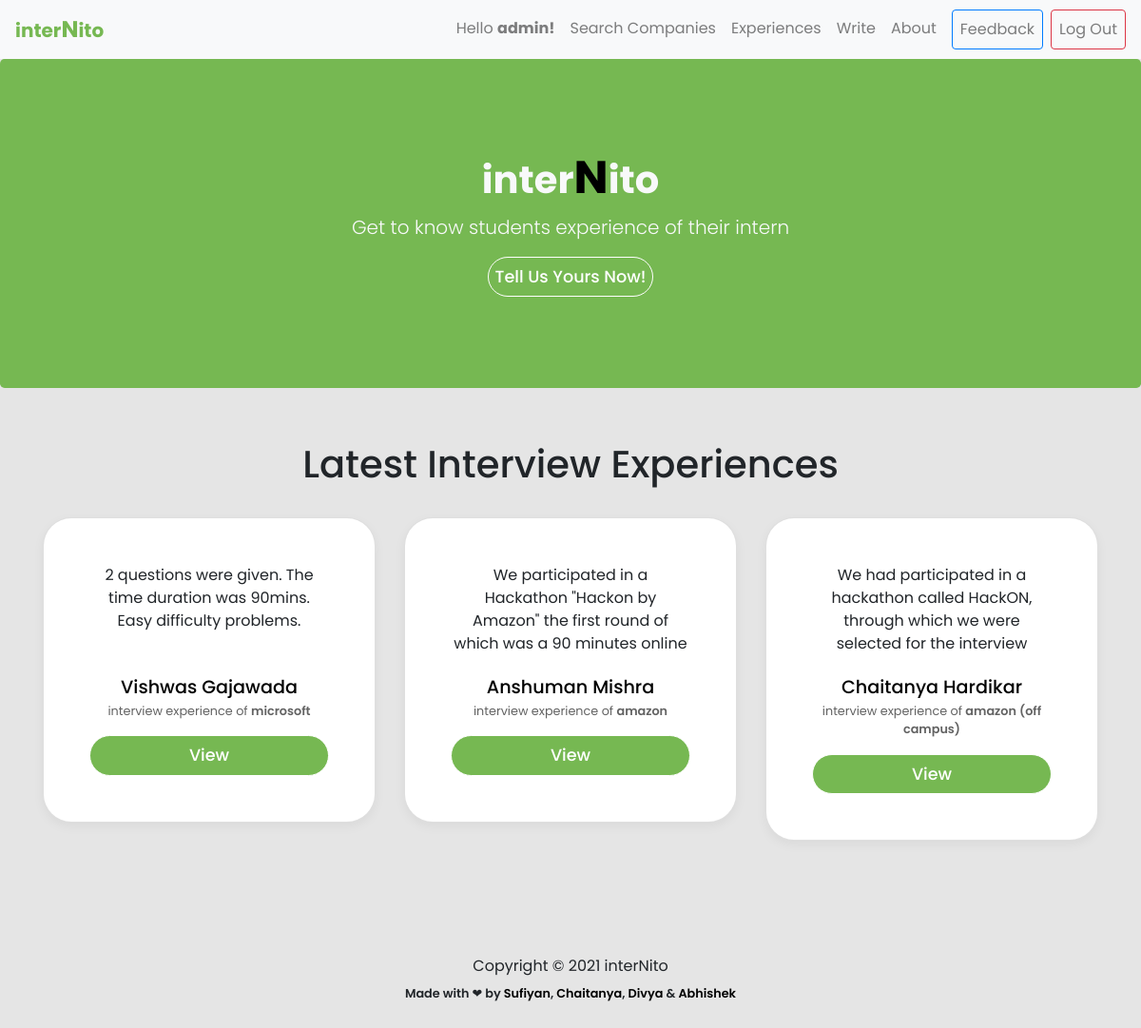
The page / (signed in) on the database as committed earlier.
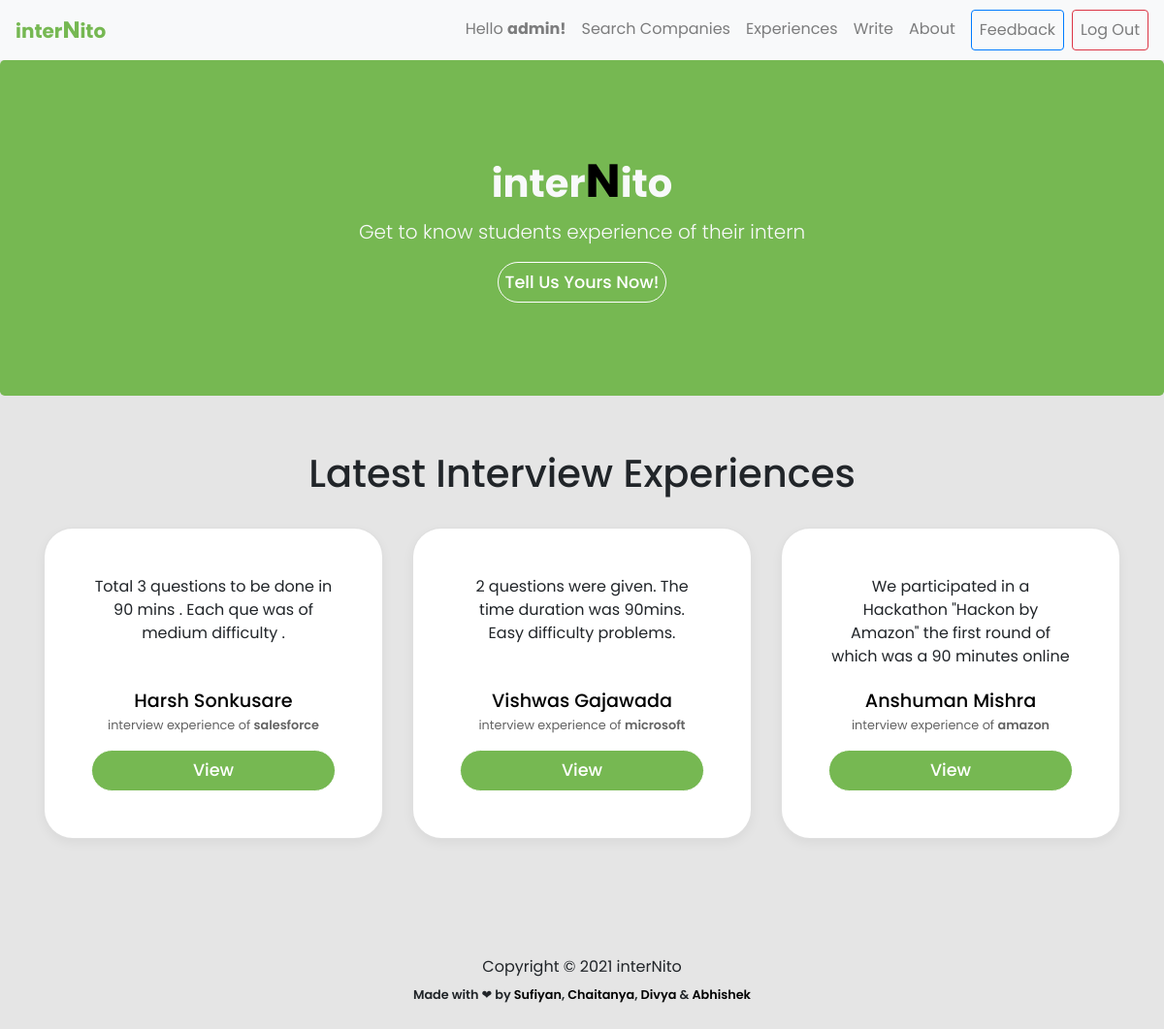
The same page on the database as committed later.
### experience/models.py (models this page shows, shortened)
class Experience(models.Model):
    user = models.ForeignKey(User, on_delete = models.CASCADE)
    name = models.CharField(max_length=80)
    branch = models.CharField(max_length=255,blank=True)
    cgpa_cutoff = models.FloatField(blank=True)
    resume = models.TextField(blank=True)
    batch = models.CharField(max_length=255, blank=True)
    company = models.CharField(max_length=255,blank=False)
    summary = models.TextField(blank=False)
    period = models.CharField(max_length=255,blank=False)
    ot_summary = models.TextField(blank = True)
    ot_question1 = models.TextField(blank = True, null = True)
    ot_question1_link = models.TextField(blank = True, null = True, default = 'NONE')
    ot_question2 = models.TextField(blank = True, null = True)
    ot_question2_link = models.TextField(blank = True, null = True)
    ot_question3 = models.TextField(blank = True, null = True)
    ot_question3_link = models.TextField(blank = True, null = True)
    ot_question4 = models.TextField(blank = True, null = True)
    ot_question4_link = models.TextField(blank = True, null = True)
    round1_details = models.TextField(blank = True, null = True)
    round2_details = models.TextField(blank = True, null = True)
    round3_details = models.TextField(blank = True, null = True)
    final_summary = models.TextField(blank = True, null = True)

### experience/views.py (the view)
# urls.py: path('', views.home,name='home'),
@login_required()
def home(request):
    responses = Experience.objects.all().order_by('-id')[:3]
    return render(request, 'home.html', {'responses': responses})

### templates/home.html (shortened to what this page needs)
{% extends 'base.html' %} {% load static %} {% block content %}
<link rel="stylesheet" href="{% static 'css/experience.css' %}" />
<main role="main">
  <section class="jumbotron text-center bg-lime">
    <div class="container text-light">
      <h1>
        <strong>inter<big style="color: black">N</big>ito</strong>
      </h1>
      <p class="mt-2 lead text-light">
        Get to know students experience of their intern
      </p>
      <a class="btn view-btn" href="{% url 'write'%}"> Tell Us Yours Now! </a>
    </div>
  </section>
  {% if request.user.is_staff %}
  <div class="album py-5 bg-lime-invert">
    <div class="container">
      <h1 class="mb-4">
        <div class="head p-2" style="text-align: center">
          Latest Interview Experiences
        </div>
      </h1>
      <div class="row">
        {% for response in responses %}
        <div class="col-md-4">
          <div class="card mb-4 box-shadow">
            <div class="card-body p-5 summary-parent">
              <p
                class="card-text summary summary-text"
                style="height: 10ch; text-overflow: ellipsis; overflow: hidden"
              >
                {{response.summary }}
              </p>
              <p class="card-text name">
                <a href="{% url 'profile' response.user.username %}"
                  >{{response.name}}</a
                >
              </p>
              <p class="card-text company capitalize">
                interview experience of <strong>{{response.company}}</strong>
              </p>
              <a
                href="{% url  'post' response.pk %}"
                type="button"
                class="
                  btn btn-sm btn-outline-secondary
                  view-btn
                  w-100
                  text-center
                "
              >
                View
              </a>
            </div>
          </div>
        </div>
        {% endfor %}
      </div>
    </div>
  </div>
  {% endif %}
</main>
{% endblock content %}

Rows that differ between the two databases and show on the page:
no longer on this page (row edited): Experience: summary "We had participated in a hackathon called HackON, through which we were selected for the interview…", name "Chaitanya Hardikar", company "amazon (off campus)"
added Experience: summary "Total 3 questions to be done in 90 mins . Each que was of medium difficulty .", name "Harsh Sonkusare", company "salesforce"
